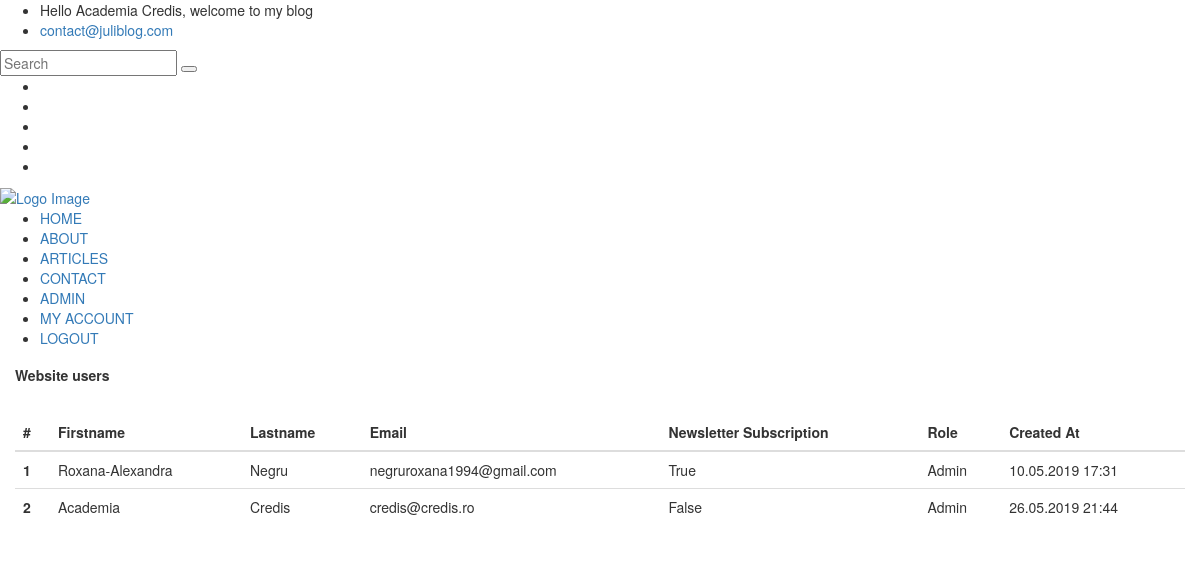
The page /users.php (signed in) on the database its author committed.
### tables this page shows
CREATE TABLE IF NOT EXISTS `menu` (
  `id` int(11) unsigned NOT NULL AUTO_INCREMENT,
  `name` varchar(30) NOT NULL,
  `link` varchar(150) NOT NULL,
  `created_at` timestamp NOT NULL DEFAULT CURRENT_TIMESTAMP,
  PRIMARY KEY (`id`)
);

CREATE TABLE IF NOT EXISTS `users` (
  `id` int(12) unsigned NOT NULL AUTO_INCREMENT,
  `firstname` varchar(30) NOT NULL,
  `lastname` varchar(30) NOT NULL,
  `email` varchar(50) NOT NULL,
  `password` varchar(255) NOT NULL,
  `newsletter_subscription` tinyint(1) DEFAULT '0',
  `is_admin` tinyint(1) DEFAULT '0',
  `created_at` timestamp NULL DEFAULT CURRENT_TIMESTAMP,
  PRIMARY KEY (`id`),
  UNIQUE KEY `email_unique` (`email`)
);

### helpers/function.php (called while the page is built, shortened)
<?php
function getDataBaseConnection() {
    $connect = mysqli_connect(DATABASE_HOST, DATABASE_USER, DATABASE_PASSWORD, DATABASE_NAME);
    return $connect;
}
function getUserDetails() {
    $userDetails = [];
    if (!empty($_SESSION['user_id']) || !empty($_COOKIE['user_id'])) {
        $userId = (int) !empty($_SESSION['user_id']) ? $_SESSION['user_id'] : $_COOKIE['user_id'];
        $connection = getDataBaseConnection();
        $sql = "SELECT * FROM users WHERE  id = " . mysqli_real_escape_string($connection, $userId) ;
        $resultUser = mysqli_query($connection, $sql);
        $userDetails = $resultUser->fetch_assoc();
        if (!empty($userDetails['lastname']) && !empty($userDetails['firstname'])) {
            $userDetails['name'] = $userDetails['firstname'] . " " . $userDetails['lastname'];
        }
    }
    return $userDetails;
}
function getAdminDetailsAndRestrictAccess(): array {
    $userDetails = getUserDetails();
    return $userDetails;
}
function isUserAdmin(): bool {
    $userDetails = getUserDetails();
    return true;
}
function getWebsiteUsers(): array {
    $sql = "SELECT * FROM users;";
    $resultUsers = mysqli_query(getDataBaseConnection(), $sql);
    return $resultUsers->fetch_all(MYSQLI_ASSOC);
}
function getMenu(): array {
    $sql = "SELECT * FROM menu";
    $menuResult = mysqli_query(getDataBaseConnection(), $sql);
    return $menuResult->fetch_all(MYSQLI_ASSOC);
}

### users.php (the view, shortened to what this page needs)
<?php
$userDetails = getAdminDetailsAndRestrictAccess();
include ROOT_PATH . "templates/header.php";
include ROOT_PATH . "templates/menu.php";
$users = getWebsiteUsers();
?>
<section class="blog-area">
    <div class="container">
        <div class="row">
            <div class="col-12">
                <h5 class="title"><b>Website users</b></h5><br>
                <table class="table">
                  <thead>
                    <tr>
                      <th scope="col">#</th>
                      <th scope="col">Firstname</th>
                      <th scope="col">Lastname</th>
                      <th scope="col">Email</th>
                      <th scope="col">Newsletter Subscription</th>
                      <th scope="col">Role</th>
                      <th scope="col">Created At</th>
                    </tr>
                  </thead>
                  <tbody>
                      <?php foreach($users as $key => $user):?>
                        <tr>
                          <th scope="row"><?= $key + 1?></th>
                          <td><?= $user['firstname'];?></td>
                          <td><?= $user['lastname'];?></td>
                          <td><?= $user['email'];?></td>
                          <td><?= !empty($user['newsletter_subscription']) ? 'True' : 'False';?></td>
                          <td><?= !empty($user['is_admin']) ? 'Admin' : 'Member';?></td>
                          <td><?= date('d.m.Y H:i', strtotime($user['created_at']));?></td>
                        </tr>
                      <?php endforeach;?>
                  </tbody>
                </table>
            </div>
        </div>
    </div>
</section>

### templates/menu.php (shortened to what this page needs)
<?php
$userDetails = getUserDetails();
$menuItems = getMenu();
?>
<div class="bottom-area">
    <ul class="main-menu visible-on-click" id="main-menu">
        <?php foreach($menuItems as $menuItem): ?>
            <?php if($menuItem['name'] === "login" && !empty($userDetails)) continue;?>
            <li class="<?= $menuItem['link'] === basename($_SERVER['PHP_SELF']) ? 'active' : '' ?>"><a href="<?= SITE_URL.$menuItem['link'];?>"><?= strtoupper($menuItem['name']); ?></a></li>
        <?php endforeach; ?>
        <?php if(isUserAdmin()):?>
            <li class="<?= basename($_SERVER['PHP_SELF']) === 'admin.php' ? 'active' : '' ?>"><a href="<?= SITE_URL.'admin.php';?>">ADMIN</a></li>
        <?php endif;?>
        <?php if(!empty($userDetails)):?>
            <li class="<?= basename($_SERVER['PHP_SELF']) === 'myaccount.php' ? 'active' : '' ?>"><a href="<?= SITE_URL.'myaccount.php';?>">MY ACCOUNT</a></li>
            <li><a href="<?= SITE_URL.'logout.php';?>" name="logout">LOGOUT</a></li>
        <?php endif;?>
    </ul>
</div>
</header>

### rows shown on the page
menu: name "HOME"
menu: name "ABOUT"
menu: name "ARTICLES"
menu: name "CONTACT"
users: firstname "Roxana-Alexandra", lastname "Negru", email "negruroxana1994@gmail.com", newsletter_subscription "True", is_admin "Admin", created_at "10.05.2019 17:31"
users: firstname "Academia", lastname "Credis", email "credis@credis.ro", newsletter_subscription "False", is_admin "Admin", created_at "26.05.2019 21:44"

### other values the page prints
$userDetails['name'] "Academia Credis"
